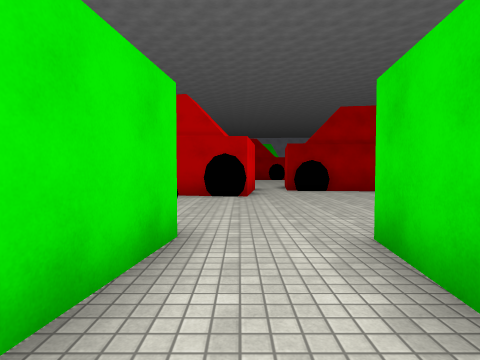
view 1 (above)

23 first-person views from a walk through a 3-D level made in the Unity game engine. The camera is 1.4 m above the floor, tilts 2° down and sees 80° across. The floor is counted in squares, 2 m on a side. Each view is taken from the middle of a square. On the plan, view 1 faces up. The plan holds only what a view shows up to about 10 squares ahead; the rest is blank. The place goes on beyond the plan. The player is left out. Surface patterns are stand-ins for the level's own textures.

view 2
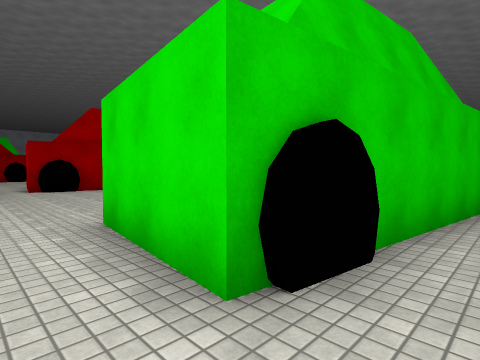

view 3
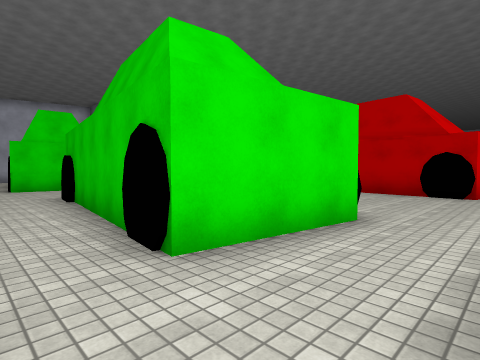

view 4
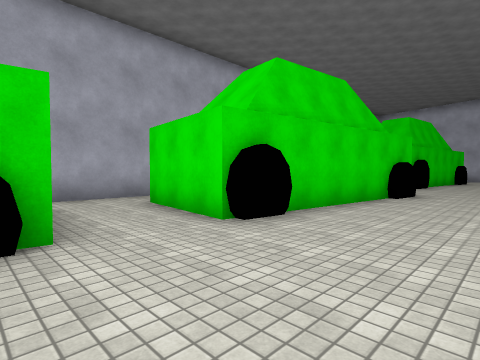

view 5
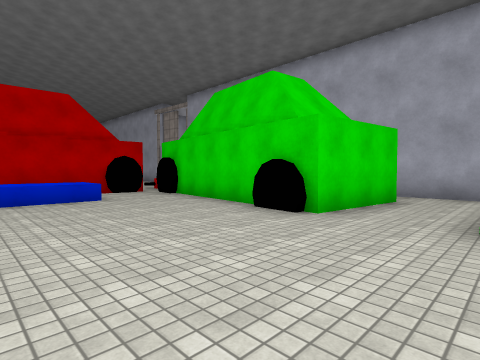

view 6
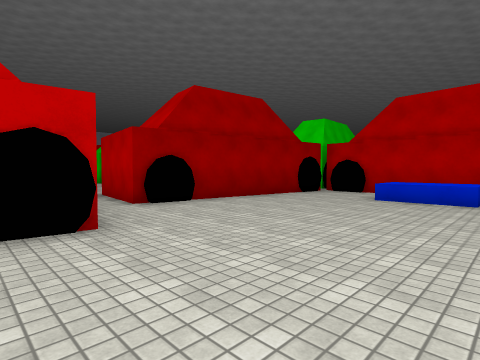

view 7
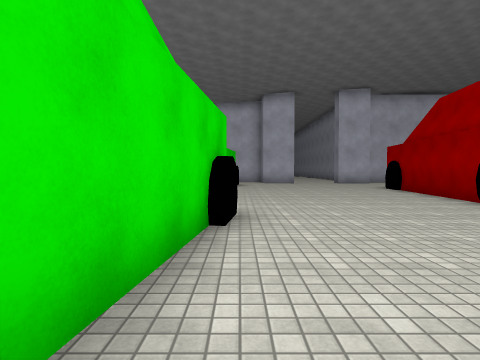

view 8
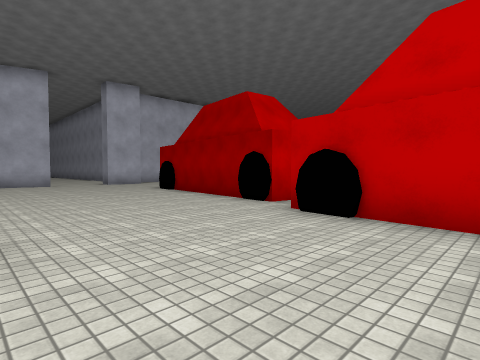

view 9
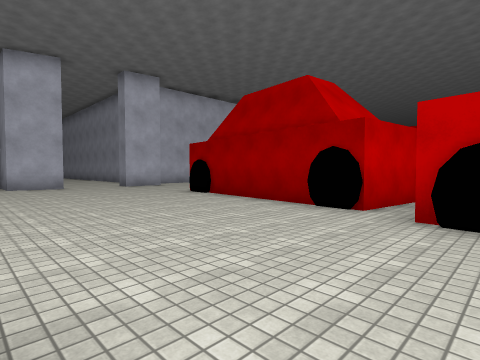

view 10
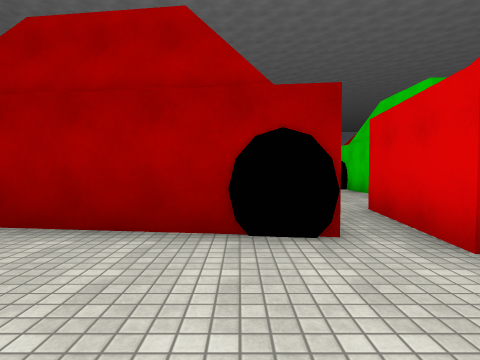

view 11
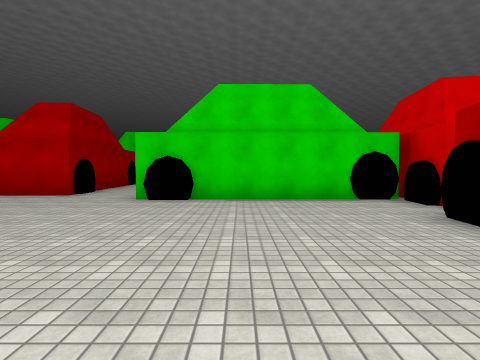

view 12
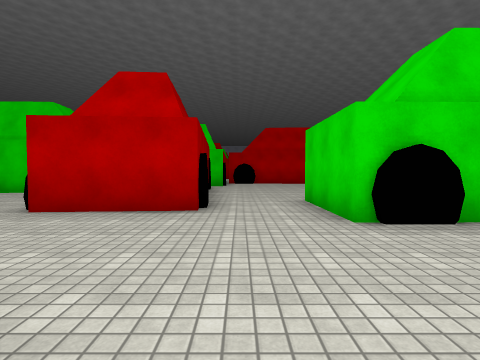

view 13
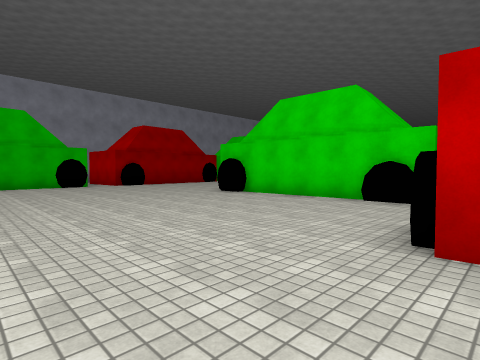

view 14
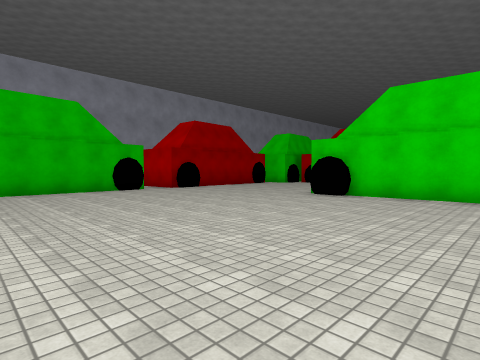

view 15
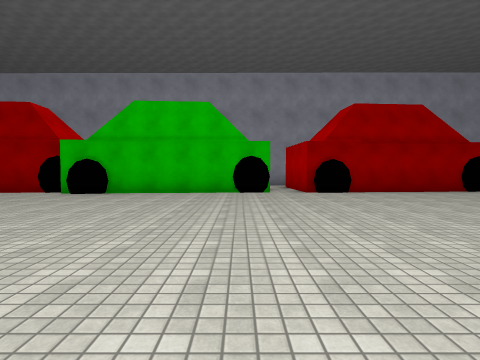

view 16
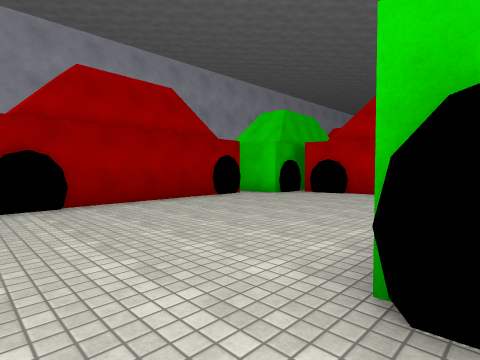

view 17
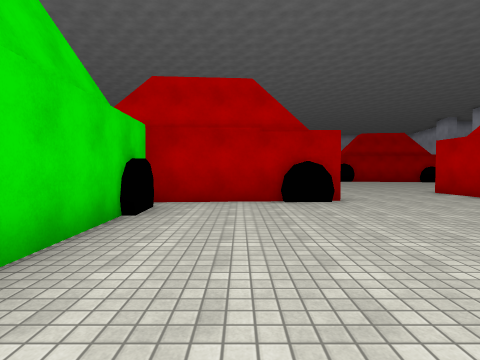

view 18
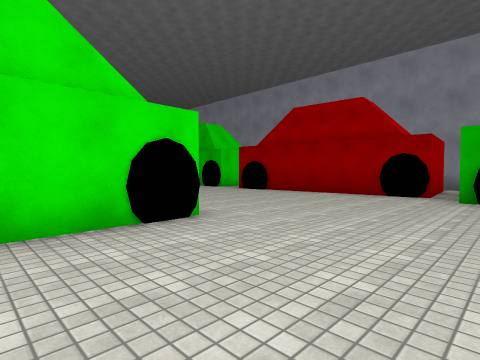

view 19
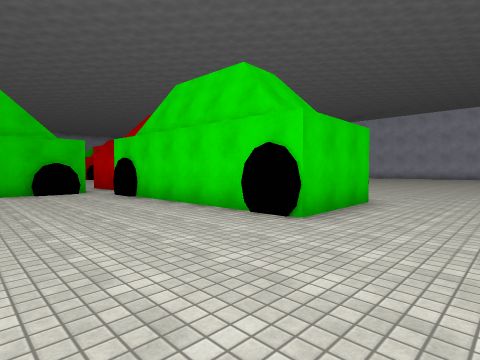

view 20
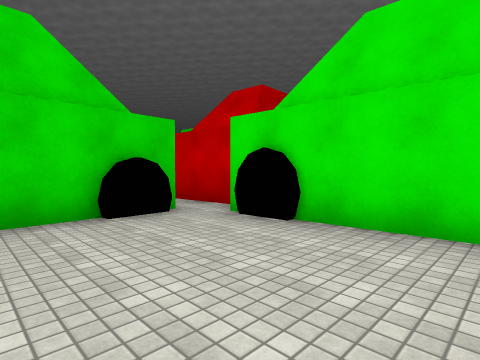

view 21
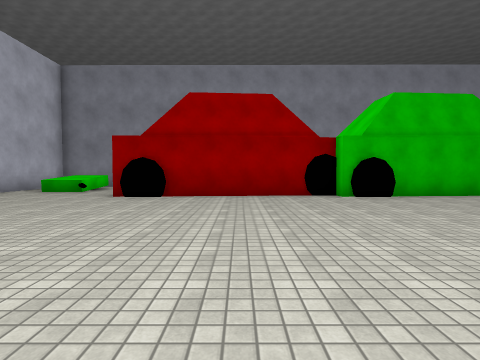

view 22
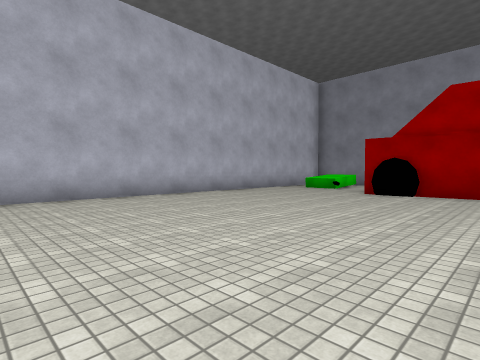

view 23
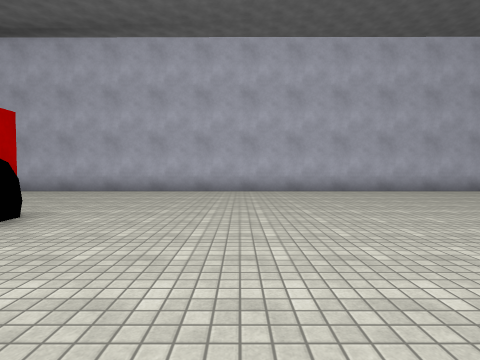

### Floor plan
Points are (right, up) in squares from view 1. A wall is a line through its corners. A room is listed if a view was taken in it or the views show most of it. See-through windows are left out.
Room 1 (views 1, 2, 3)
walls: (1.5, 0.1) (1, 0.1) (1.3, 2.7); (5.8, -0.5) (2.1, 0); (-1.9, -1.2) (1.5, -1.2); (-0.6, 3.3) (-1, 0.2)
ways out: opening at (0, 3) to room 2; gap at (-1, 0) to room 2
Room 2 (views 4, 5, 6, 7, 8, 9, 10, 11, 12, 13, 14, 15, 16, 17, 18, 19, 20, 21, 22, 23)
walls: (-7.1, 21.7) (-7, 20.1); (-4.2, 17) (-4.2, 17.5) (-1.3, 17.5); (-3.1, 19.7) (-3.3, 22.5) (-2.7, 22.5); (-2.3, 22.6) (0.9, 22.8); (-1, 19.9) (-2.1, 19.8); (-6.7, 11.1) (-7, 9) (-12.1, 9.6); (-4.1, 11.2) (-4.2, 16.3); (0.8, 24.3) (0.7, 28.6); (-6, 8.3) (-5.7, 11.1) (-5.1, 11); (0.5, 10.1) (0.2, 7.6) (-4.9, 8.2); (4.1, 22.5) (4.7, 22.5); (5.1, 22.6) (6.7, 22.7); (0.6, 29.6) (3.4, 29.7) (3.6, 24.6); (2.1, 9.7) (1.6, 9.7); (-5.9, 3.6) (-1.9, 3.1); (-17.1, 6.1) (-17.2, 5.2); (-13.9, 34.5) (-14.4, 34.5); (-2, 34.8) (-8.3, 34.3) (-8.3, 34.9) (-13.2, 34.6); (-10.1, 1.6) (-10.3, 0.1); (-0.5, 34.9) (-0.9, 34.9); (6.8, 9.1) (2.8, 9.6); (-18.4, 34) (-18.4, 18.6); (1.3, 2.7) (1.9, 2.7); (-2.2, 0.5) (-6, 1); (2.6, 2.6) (6.5, 2.1); (7.5, 32) (7.3, 32.9); (-18.4, 37) (-18.4, 35.7); (5.3, 35.3) (0.2, 35); (7.2, 33.7) (7.1, 34.2); (6.5, 34.5) (6, 34.5) (5.9, 36)
ways out: opening at (0, 3) to room 1; gap at (-1, 0) to room 1; opening at (-2.5, 18.5); opening at (1, 10); gap at (-11, 0)
objects: other object (-17, 36) to (-16, 37); other object (6, 5) to (7, 6)

Positions as (right, up) in squares from view 1, and headings:
1: (0, 0), facing up
2: (0, -1), facing up-right
3: (1, -1), facing up-left
4: (2, 6), facing down-left
5: (-1, 7), facing down-right
6: (-1, 4), facing up-right
7: (-2, 4), facing left
8: (-3, 4), facing up-left
9: (-5, 4), facing up-left
10: (-8, 6), facing up
11: (-11, 15), facing right
12: (-8, 19), facing right
13: (-6, 22), facing up-right
14: (-7, 25), facing up-right
15: (-3, 26), facing up
16: (-1, 29), facing up-right
17: (-1, 29), facing down
18: (7, 27), facing up-left
19: (7, 32), facing down-left
20: (7, 27), facing down-left
21: (-11, 27), facing up
22: (-11, 26), facing up-left
23: (-9, 26), facing left
